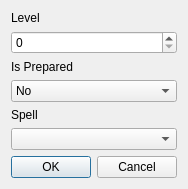
<?xml version="1.0" encoding="UTF-8"?>
<ui version="4.0">
 <class>SpellSlotDialog</class>
 <widget class="QDialog" name="SpellSlotDialog">
  <property name="geometry">
   <rect>
    <x>0</x>
    <y>0</y>
    <width>174</width>
    <height>176</height>
   </rect>
  </property>
  <property name="windowTitle">
   <string>Dialog</string>
  </property>
  <layout class="QVBoxLayout" name="verticalLayout">
   <item>
    <widget class="QLabel" name="label">
     <property name="text">
      <string>Level</string>
     </property>
    </widget>
   </item>
   <item>
    <widget class="QSpinBox" name="fLevel"/>
   </item>
   <item>
    <widget class="QLabel" name="label_2">
     <property name="text">
      <string>Is Prepared</string>
     </property>
    </widget>
   </item>
   <item>
    <widget class="QComboBox" name="fPrepared">
     <item>
      <property name="text">
       <string>No</string>
      </property>
     </item>
     <item>
      <property name="text">
       <string>Yes</string>
      </property>
     </item>
    </widget>
   </item>
   <item>
    <widget class="QLabel" name="label_3">
     <property name="text">
      <string>Spell</string>
     </property>
    </widget>
   </item>
   <item>
    <widget class="QComboBox" name="fSpell"/>
   </item>
   <item>
    <widget class="QDialogButtonBox" name="buttonBox">
     <property name="orientation">
      <enum>Qt::Horizontal</enum>
     </property>
     <property name="standardButtons">
      <set>QDialogButtonBox::Cancel|QDialogButtonBox::Ok</set>
     </property>
    </widget>
   </item>
  </layout>
 </widget>
 <resources/>
 <connections>
  <connection>
   <sender>buttonBox</sender>
   <signal>accepted()</signal>
   <receiver>SpellSlotDialog</receiver>
   <slot>accept()</slot>
   <hints>
    <hint type="sourcelabel">
     <x>248</x>
     <y>254</y>
    </hint>
    <hint type="destinationlabel">
     <x>157</x>
     <y>274</y>
    </hint>
   </hints>
  </connection>
  <connection>
   <sender>buttonBox</sender>
   <signal>rejected()</signal>
   <receiver>SpellSlotDialog</receiver>
   <slot>reject()</slot>
   <hints>
    <hint type="sourcelabel">
     <x>316</x>
     <y>260</y>
    </hint>
    <hint type="destinationlabel">
     <x>286</x>
     <y>274</y>
    </hint>
   </hints>
  </connection>
 </connections>
</ui>
